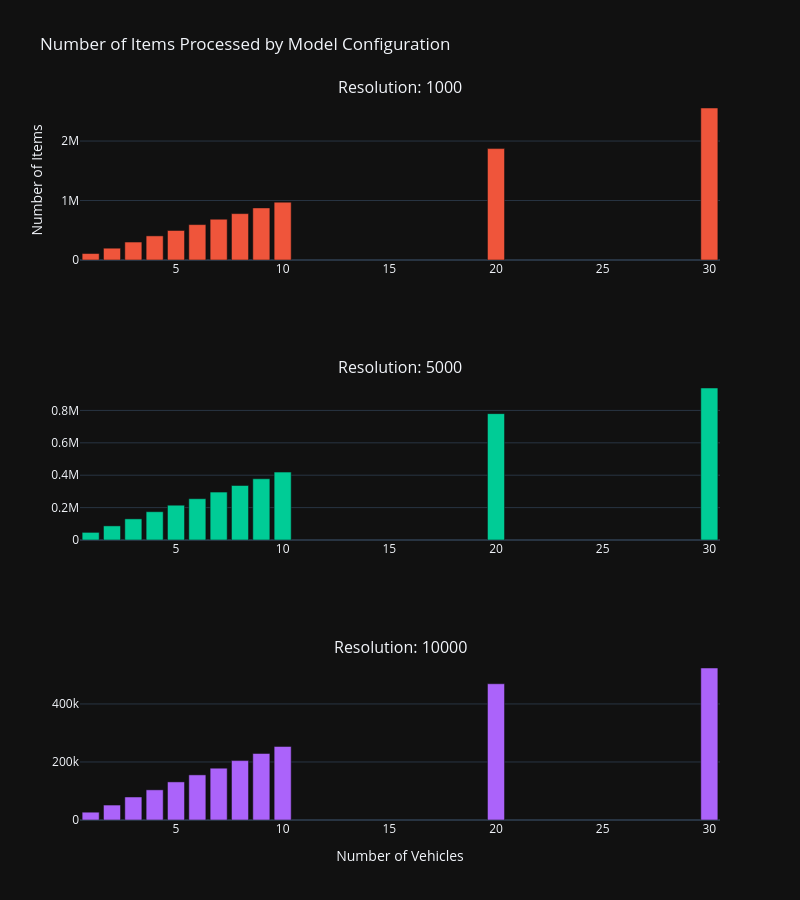

Here is the notebook cell this chart was saved with:
### Code cell
print(num_items_dict.keys())
print(num_items_dict[10000].keys())
# %%
import plotly.express as px
import plotly.graph_objs as go
from plotly.subplots import make_subplots

# Prepare data for plotting
plot_data = []
for resolution, models in num_items_dict.items():
    for num_vehicles, num_items in models.items():
        plot_data.append({
            'Resolution': resolution,
            'Number of Vehicles': num_vehicles,
            'Number of Items': num_items
        })

# Convert to DataFrame
import pandas as pd

df = pd.DataFrame(plot_data)

# Create subplot for each resolution
fig = make_subplots(
    rows=len(num_items_dict.keys()),
    cols=1,
    subplot_titles=[f'Resolution: {resolution}' for resolution in sorted(num_items_dict.keys())]
)

# Color palette
colors = px.colors.qualitative.Plotly

# Add bar plots for each resolution
for i, resolution in enumerate(sorted(num_items_dict.keys()), 1):
    # Filter data for this resolution
    res_data = df[df['Resolution'] == resolution]

    # Create bar plot for this resolution
    bar = go.Bar(
        x=res_data['Number of Vehicles'],
        y=res_data['Number of Items'],
        name=f'Resolution {resolution}',
        marker_color=colors[i % len(colors)]
    )

    # Add to subplot
    fig.add_trace(bar, row=i, col=1)

# Update layout
fig.update_layout(
    title_text='Number of Items Processed by Model Configuration',
    height=300 * len(num_items_dict.keys()),
    width=800,
    showlegend=False
)

# Update axes
fig.update_xaxes(title_text='Number of Vehicles', row=len(num_items_dict.keys()), col=1)
fig.update_yaxes(title_text='Number of Items', row=1, col=1)

# Show the plot
fig.show()

### Figure 1 — Plotly figure (JSON) as saved in the notebook; plotly's stock layout.template omitted (floating-point values rounded to 4 significant figures)
{"data": [{"marker": {"color": "#EF553B"}, "name": "Resolution 1000", "x": [3, 9, 6, 10, 1, 4, 5, 20, 8, 2, 30, 7], "y": [301871, 875519, 595079, 972647, 108983, 405383, 496127, 1872791, 779759, 198359, 2555423, 685375], "type": "bar", "xaxis": "x", "yaxis": "y"}, {"marker": {"color": "#00CC96"}, "name": "Resolution 5000", "x": [10, 9, 6, 5, 20, 30, 7, 1, 3, 4, 2, 8], "y": [419071, 378023, 254903, 214775, 780215, 938447, 295951, 46967, 130423, 174647, 87095, 336527], "type": "bar", "xaxis": "x2", "yaxis": "y2"}, {"marker": {"color": "#AB63FA"}, "name": "Resolution 10000", "x": [9, 5, 10, 8, 3, 30, 6, 1, 2, 4, 20, 7], "y": [229367, 131327, 253535, 204743, 79343, 523943, 155503, 26911, 51527, 103967, 469679, 178751], "type": "bar", "xaxis": "x3", "yaxis": "y3"}], "layout": {"xaxis": {"anchor": "y", "domain": [0.0, 1.0]}, "yaxis": {"anchor": "x", "domain": [0.7778, 1.0], "title": {"text": "Number of Items"}}, "xaxis2": {"anchor": "y2", "domain": [0.0, 1.0]}, "yaxis2": {"anchor": "x2", "domain": [0.3889, 0.6111]}, "xaxis3": {"anchor": "y3", "domain": [0.0, 1.0], "title": {"text": "Number of Vehicles"}}, "yaxis3": {"anchor": "x3", "domain": [0.0, 0.2222]}, "annotations": [{"font": {"size": 16}, "showarrow": false, "text": "Resolution: 1000", "x": 0.5, "xanchor": "center", "xref": "paper", "y": 1.0, "yanchor": "bottom", "yref": "paper"}, {"font": {"size": 16}, "showarrow": false, "text": "Resolution: 5000", "x": 0.5, "xanchor": "center", "xref": "paper", "y": 0.6111, "yanchor": "bottom", "yref": "paper"}, {"font": {"size": 16}, "showarrow": false, "text": "Resolution: 10000", "x": 0.5, "xanchor": "center", "xref": "paper", "y": 0.2222, "yanchor": "bottom", "yref": "paper"}], "title": {"text": "Number of Items Processed by Model Configuration"}, "height": 900, "width": 800, "showlegend": false}}
